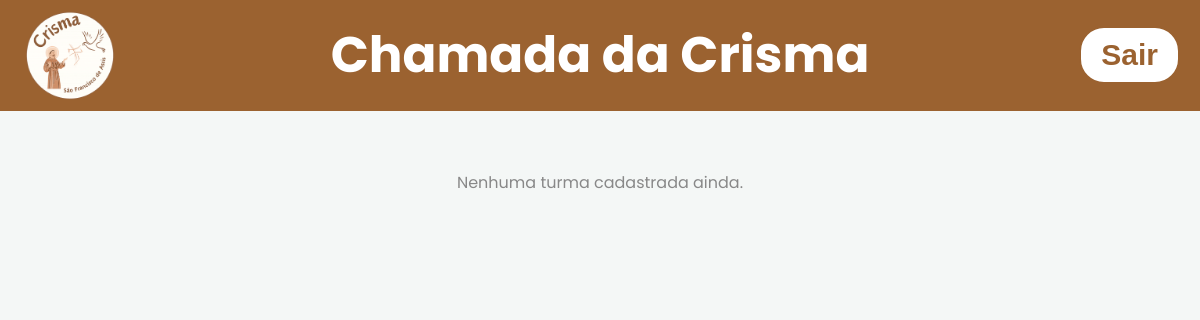
Before: /viewturmas (signed in) with the older database file.
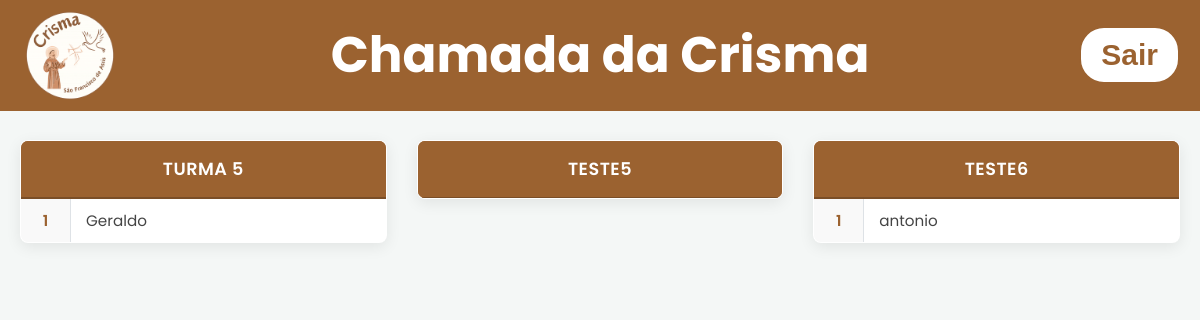
After: the same page with the newer database file.
### tables this page shows
CREATE TABLE turmas (
    id INTEGER PRIMARY KEY AUTOINCREMENT,
    turma_name TEXT NOT NULL UNIQUE
);

CREATE TABLE crismandos (
    id INTEGER PRIMARY KEY AUTOINCREMENT,
    name TEXT UNIQUE NOT NULL,
    turma_id INTEGER NOT NULL,
    created_at TEXT DEFAULT CURRENT_TIMESTAMP,
    FOREIGN KEY (turma_id) REFERENCES turmas(id)
);

### app.py (the view)
@app.get("/viewturmas")
def view_turmas():
    if 'loged_user' not in session :
        return render_template('index.html')
    with get_conn() as conn:
        cur = conn.cursor()
        cur.execute("SELECT id, turma_name FROM turmas ORDER BY turma_name")
        turmas = cur.fetchall()
        cur.execute("SELECT id, name, turma_id FROM crismandos ORDER BY name")
        crismandos = cur.fetchall()
    return render_template('viewturmas.html', turmas=turmas, crismandos = crismandos)

### app.py (called while the page is built)
def get_conn():
    conn = sqlite3.connect("data/dataBase.db")
    conn.row_factory = sqlite3.Row
    return conn

### templates/viewturmas.html (shortened to what this page needs)
<!DOCTYPE html>
<html lang="pt-br">
  <head>
    <link
      rel="stylesheet"
      href="{{url_for('static', filename='css/styleconfigadmin.css')}}"
    />
    <link
      rel="stylesheet"
      href="{{url_for('static', filename='css/styleviewturmas.css')}}"
    />
  </head>
  <body>
    <header>
      <div class="header-left">
        <img
          src="{{url_for('static', filename='images/logocrismamaior.png')}}"
          alt="Logo da crisma"
          class="logo"
        />
        <h1 class="title-center" onclick="window.location.href='/homepage'">
          Chamada da Crisma
        </h1>
      </div>
      <form action="{{url_for('logout_user')}}" method="post">
        <button class="button-logout">Sair</button>
      </form>
    </header>
<main>
<div id="container-principal">
                {% if turmas %}
{% for turma in turmas %}
    <table class="tabela-turmas">
        <thead>
          <tr>
                <th colspan="2">{{turma.turma_name}}</th>
            </tr>
        </thead>
        <tbody>
          {% set counter = [0] %}
            {%for crismando in crismandos | sort(attribute='name')%}
                 {% if crismando.turma_id == turma.id %}
                 <tr>
                    <td>{{counter[0]}}</td>
                     <td>{{crismando.name}}</td>
                  </tr>
                 {%endif%}
             {%endfor%}
        </tbody>
    </table>
{% endfor %}
            {% else %}
                <p>Nenhuma turma cadastrada ainda.</p>
            {% endif %}
</div>
</main>
  </body>
</html>

Changed rows visible on the page:
added turmas: turma_name "TURMA 5"
added crismandos: counter "1", name "Geraldo", shown under "TURMA 5"
added turmas: turma_name "TESTE5"
added turmas: turma_name "TESTE6"
added crismandos: counter "1", name "antonio", shown under "TESTE6"
Other visible differences:
text no longer shown: "Nenhuma turma cadastrada ainda."
